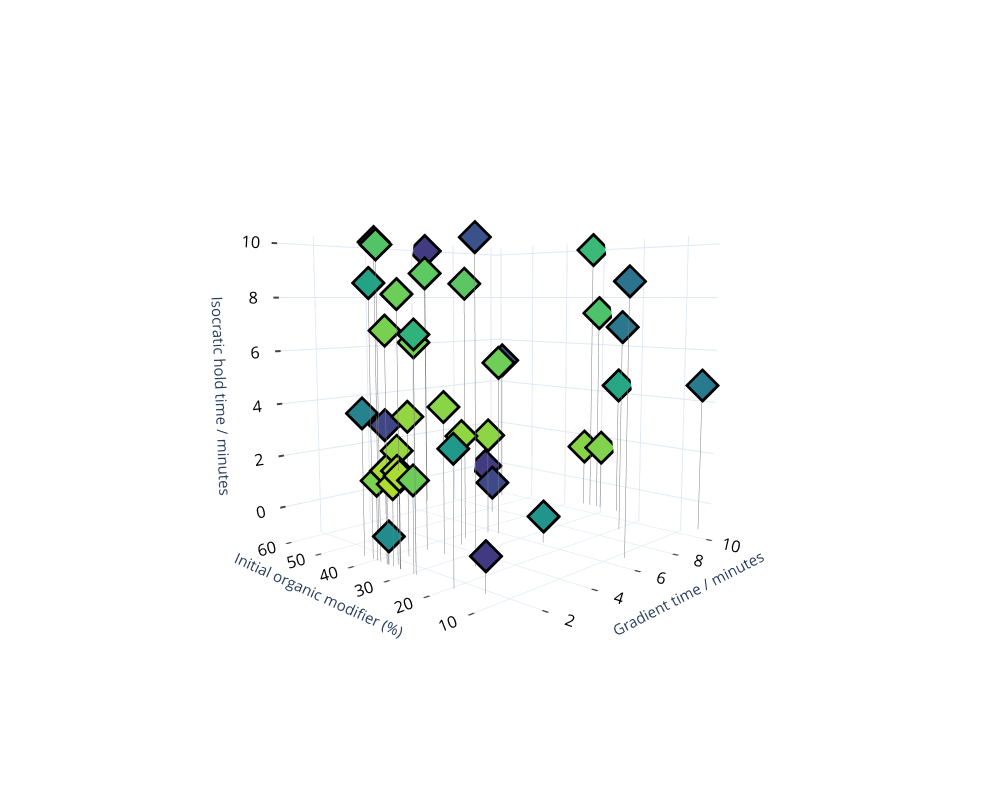

This figure's notebook cell:
### Code cell
#Figure 4. Design space for Optimisation 1

colorscale = ['rgb(68, 1, 84)', 'rgb(72, 40, 120)', 'rgb(62, 73, 137)', 'rgb(49, 104, 142)', 'rgb(38, 130, 142)', 'rgb(31, 158, 137)', 'rgb(53, 183, 121)', 'rgb(110, 206, 88)', 'rgb(181, 222, 43)']
colorscale.reverse()
colorscale = pc.make_colorscale(colorscale)

def rotate_z(x, y, z, theta):
    w = x+1j*y
    return np.real(np.exp(1j*theta)*w), np.imag(np.exp(1j*theta)*w), z

allVars11 = variables1.iloc[0:40,:]

xe, ye, ze = rotate_z(2.1, 1.5, 0.3, -3)
fig = px.scatter_3d(allVars11, x = "GradTime", y = "InitalOM", z = "IsoHoldTime", color = "WeightRespcmtmdHPLC018", symbol = "repeatNumb",color_continuous_scale=colorscale, labels={'GradTime':'Gradient time / minutes', 'InitalOM':'Initial organic modifier (%)',
'IsoHoldTime':'Isocratic hold time / minutes', 'WeightRespcmtmdHPLC018':"Responce"})

# Generate a pair of 3D points that corrispond to the line being drawn
xyzList = allVars11.iloc[:,[0,1,4]]
bottomList = allVars11.iloc[:,[0,1,4]]
bottomList.loc[:,"IsoHoldTime"] = -1;

x = pd.concat([xyzList.iloc[:,0],bottomList.iloc[:,0]], axis = 1)
y = pd.concat([xyzList.iloc[:,1],bottomList.iloc[:,1]], axis = 1)
z = pd.concat([xyzList.iloc[:,2],bottomList.iloc[:,2]], axis = 1)

x_lines = list()
y_lines = list()
z_lines = list()

#create the coordinate list for the lines
for p in range(0, len(x)):
    x_lines.append(x.iloc[p, 0])
    x_lines.append(x.iloc[p, 1])
    y_lines.append(y.iloc[p, 0])
    y_lines.append(y.iloc[p, 1])
    z_lines.append(z.iloc[p, 0])
    z_lines.append(z.iloc[p, 1])
    x_lines.append(None)
    y_lines.append(None)
    z_lines.append(None)
    
fig.add_trace(go.Scatter3d(
                x=x_lines,
                y=y_lines,
                z=z_lines,
                mode='lines',
                line = dict( color = "grey", width= 1, dash = 'solid')
                ))


fig.add_trace(go.Scatter3d(
                x = allVars11.iloc[0:40,0], 
                y = allVars11.iloc[0:40,1],
                z = allVars11.iloc[0:40,4], 
                mode='markers',
                marker_symbol="diamond",
                marker=dict(
                    size=12,
                    color="black",                # set color to an array/list of desired value
                    )
                ))

#Add the optimal point

# fig.add_trace(
#     go.Scatter3d(
#     mode='markers',
#         x=[optPoints.iloc[0,0]],
#         y=[optPoints.iloc[0,1]],
#         z=[optPoints.iloc[0,2]],
#         marker=dict(
#             color="red",
#             size=5,
#             symbol = 'x'
#         )
# ))

camera = dict(eye=dict(x=xe, y=ye, z=ze))
fig.update_layout(scene=dict(camera=camera,aspectmode='cube'),showlegend=True)
fig.update_traces(marker_size=8)
fig.update_coloraxes(colorscale=colorscale,
                    cmin = 0.015,
                    cmax = 0.255,
                    colorbar_title_text = "R",
                    colorbar_thickness = 20,
                    colorbar_dtick = 0.05,
                    colorbar_ticks = 'outside',
                    colorbar_tickwidth = 2,
                    colorbar_tickmode = 'array',
                    colorbar_tickvals = [0.02, 0.05, 0.10, 0.15, 0.20, 0.25],
                    colorbar_ticktext = ['0.02 (Best)', '0.05', '0.10', '0.15', '0.20', '0.25 (Worst)'],
                    colorbar_tickfont_size=20,
                    colorbar_titlefont_size = 20)

fontLayoutX = dict(
                    tickfont=dict(
                    color='black',
                    size=14),ticks='outside',tick0=0, tickwidth=4, title = dict(font = dict(size=15)))

fontLayoutY = dict(
                    tickfont=dict(
                    color='black',
                    size=14),ticks='outside',tick0=0, tickwidth=4, title = dict(font = dict(size=15)))
fontLayoutZ = dict(
                    tickfont=dict(
                    color='black',
                    size=14),ticks='outside',tick0=0, tickwidth=4, title = dict(font = dict(size=15)))

fig.update_layout(
    scene1 = dict(
                        xaxis = fontLayoutX,
                        yaxis = fontLayoutY,
                        zaxis = fontLayoutZ
                     ))

fig.data[0].marker.symbol = 'diamond'
fig.data[0].marker.size = 7
fig.data[2].marker.symbol = 'diamond'
fig.data[2].marker.size = 9

fig.update_layout(template='plotly_white',
autosize=False,
width=1000,
height=800,
showlegend=False
                 )

fig.update_coloraxes(showscale=False)

fig['data'] = (fig['data'][1:] + fig['data'][:1])

fig.show()

import plotly.io as pio
pio.write_image(fig, 'Optimisation1DesignSpace.jpg', scale=4, width=1000, height=800)

### Figure 1 — Plotly figure (JSON) as saved in the notebook; plotly's stock layout.template omitted (floating-point values rounded to 4 significant figures)
{"data": [{"line": {"color": "grey", "dash": "solid", "width": 1}, "marker": {"size": 8}, "mode": "lines", "type": "scatter3d", "x": [4.23, 4.23, null, 1.85, 1.85, null, 8.84, 8.84, null, 6.95, 6.95, null, 6, 6, null, 2.57, 2.57, null, 8.21, 8.21, null, 9.999, 9.999, null, 1.0, 1.0, null, 10.0, 10.0, null, 1.302, 1.302, null, 1.007, 1.007, null, 1.0, 1.0, null, 1.0, 1.0, null, 2.616, 2.616, null, 4.165, 4.165, null, 1.64, 1.64, null, 2.705, 2.705, null, 1.597, 1.597, null, 9.992, 9.992, null, 6.366, 6.366, null, 3.651, 3.651, null, 5.266, 5.266, null, 2.319, 2.319, null, 5.484, 5.484, null, 5.089, 5.089, null, 1.0, 1.0, null, 1.0, 1.0, null, 1.0, 1.0, null, 10.0, 10.0, null, 1.0, 1.0, null, 9.957, 9.957, null, 1.012, 1.012, null, 1.001, 1.001, null, 1.0, 1.0, null, 1.006, 1.006, null, 9.999, 9.999, null, 1.006, 1.006, null, 9.374, 9.374, null, 1.181, 1.181, null], "y": [58.1, 58.1, null, 33.25, 33.25, null, 51.39, 51.39, null, 43.25, 43.25, null, 5.46, 5.46, null, 21.06, 21.06, null, 16.19, 16.19, null, 31.59, 31.59, null, 34.5, 34.5, null, 33.34, 33.34, null, 11.03, 11.03, null, 32.83, 32.83, null, 36.61, 36.61, null, 32.27, 32.27, null, 33.74, 33.74, null, 33.73, 33.73, null, 34.67, 34.67, null, 29.79, 29.79, null, 29.55, 29.55, null, 24.56, 24.56, null, 60.0, 60.0, null, 31.41, 31.41, null, 31.6, 31.6, null, 45.49, 45.49, null, 21.38, 21.38, null, 33.29, 33.29, null, 29.15, 29.15, null, 39.08, 39.08, null, 25.76, 25.76, null, 28.84, 28.84, null, 29.28, 29.28, null, 5.0, 5.0, null, 31.08, 31.08, null, 16.17, 16.17, null, 25.19, 25.19, null, 35.38, 35.38, null, 29.82, 29.82, null, 32.54, 32.54, null, 59.99, 59.99, null, 31.18, 31.18, null], "z": [2.77, -1, null, 3.95, -1, null, 5.21, -1, null, 0.26, -1, null, 8.55, -1, null, 9.94, -1, null, 6.9, -1, null, 9.999, -1, null, 9.737, -1, null, 1.553, -1, null, 0.1961, -1, null, 2.237, -1, null, 8.494, -1, null, 5.259e-06, -1, null, 8.84, -1, null, 8.509, -1, null, 2.764, -1, null, 4.25, -1, null, 6.537, -1, null, 4.371, -1, null, 9.999, -1, null, 3.046, -1, null, 5.577, -1, null, 10.0, -1, null, 4.212e-10, -1, null, 2.805, -1, null, 2.181, -1, null, 4.06, -1, null, 2.139, -1, null, 1.623, -1, null, 8.12, -1, null, 4.67, -1, null, 1.837, -1, null, 3.431, -1, null, 6.855, -1, null, 1.819, -1, null, 7.362, -1, null, 6.933, -1, null, 0.03349, -1, null, 2.254, -1, null]}, {"marker": {"color": "black", "size": 9, "symbol": "diamond"}, "mode": "markers", "type": "scatter3d", "x": [4.23, 1.85, 8.84, 6.95, 6, 2.57, 8.21, 9.999, 1.0, 10.0, 1.302, 1.007, 1.0, 1.0, 2.616, 4.165, 1.64, 2.705, 1.597, 9.992, 6.366, 3.651, 5.266, 2.319, 5.484, 5.089, 1.0, 1.0, 1.0, 10.0, 1.0, 9.957, 1.012, 1.001, 1.0, 1.006, 9.999, 1.006, 9.374, 1.181], "y": [58.1, 33.25, 51.39, 43.25, 5.46, 21.06, 16.19, 31.59, 34.5, 33.34, 11.03, 32.83, 36.61, 32.27, 33.74, 33.73, 34.67, 29.79, 29.55, 24.56, 60.0, 31.41, 31.6, 45.49, 21.38, 33.29, 29.15, 39.08, 25.76, 28.84, 29.28, 5.0, 31.08, 16.17, 25.19, 35.38, 29.82, 32.54, 59.99, 31.18], "z": [2.77, 3.95, 5.21, 0.26, 8.55, 9.94, 6.9, 9.999, 9.737, 1.553, 0.1961, 2.237, 8.494, 5.259e-06, 8.84, 8.509, 2.764, 4.25, 6.537, 4.371, 9.999, 3.046, 5.577, 10.0, 4.212e-10, 2.805, 2.181, 4.06, 2.139, 1.623, 8.12, 4.67, 1.837, 3.431, 6.855, 1.819, 7.362, 6.933, 0.03349, 2.254]}, {"hovertemplate": "repeatNumb=1<br>Gradient time / minutes=%{x}<br>Initial organic modifier (%)=%{y}<br>Isocratic hold time / minutes=%{z}<br>Responce=%{marker.color}<extra></extra>", "legendgroup": "1", "marker": {"color": [0.1988, 0.02971, 0.1832, 0.1948, 0.1507, 0.1873, 0.1472, 0.07193, 0.05918, 0.03463, 0.2084, 0.01951, 0.09965, 0.1249, 0.05343, 0.05521, 0.02818, 0.0337, 0.04087, 0.09499, 0.2073, 0.03046, 0.04508, 0.2443, 0.1153, 0.032, 0.01938, 0.1337, 0.04617, 0.03715, 0.0462, 0.144, 0.01781, 0.1112, 0.08138, 0.03945, 0.06197, 0.04065, 0.2081, 0.02018], "coloraxis": "coloraxis", "size": 7, "symbol": "diamond"}, "mode": "markers", "name": "1", "scene": "scene", "showlegend": true, "type": "scatter3d", "x": [4.23, 1.85, 8.84, 6.95, 6, 2.57, 8.21, 9.999, 1.0, 10.0, 1.302, 1.007, 1.0, 1.0, 2.616, 4.165, 1.64, 2.705, 1.597, 9.992, 6.366, 3.651, 5.266, 2.319, 5.484, 5.089, 1.0, 1.0, 1.0, 10.0, 1.0, 9.957, 1.012, 1.001, 1.0, 1.006, 9.999, 1.006, 9.374, 1.181], "y": [58.1, 33.25, 51.39, 43.25, 5.46, 21.06, 16.19, 31.59, 34.5, 33.34, 11.03, 32.83, 36.61, 32.27, 33.74, 33.73, 34.67, 29.79, 29.55, 24.56, 60.0, 31.41, 31.6, 45.49, 21.38, 33.29, 29.15, 39.08, 25.76, 28.84, 29.28, 5.0, 31.08, 16.17, 25.19, 35.38, 29.82, 32.54, 59.99, 31.18], "z": [2.77, 3.95, 5.21, 0.26, 8.55, 9.94, 6.9, 9.999, 9.737, 1.553, 0.1961, 2.237, 8.494, 5.259e-06, 8.84, 8.509, 2.764, 4.25, 6.537, 4.371, 9.999, 3.046, 5.577, 10.0, 4.212e-10, 2.805, 2.181, 4.06, 2.139, 1.623, 8.12, 4.67, 1.837, 3.431, 6.855, 1.819, 7.362, 6.933, 0.03349, 2.254]}], "layout": {"autosize": false, "coloraxis": {"cmax": 0.255, "cmin": 0.015, "colorbar": {"dtick": 0.05, "thickness": 20, "tickfont": {"size": 20}, "tickmode": "array", "ticks": "outside", "ticktext": ["0.02 (Best)", "0.05", "0.10", "0.15", "0.20", "0.25 (Worst)"], "tickvals": [0.02, 0.05, 0.1, 0.15, 0.2, 0.25], "tickwidth": 2, "title": {"font": {"size": 20}, "text": "R"}}, "colorscale": [[0, "rgb(181, 222, 43)"], [0.125, "rgb(110, 206, 88)"], [0.25, "rgb(53, 183, 121)"], [0.375, "rgb(31, 158, 137)"], [0.5, "rgb(38, 130, 142)"], [0.625, "rgb(49, 104, 142)"], [0.75, "rgb(62, 73, 137)"], [0.875, "rgb(72, 40, 120)"], [1, "rgb(68, 1, 84)"]], "showscale": false}, "height": 800, "legend": {"title": {"text": "repeatNumb"}, "tracegroupgap": 0}, "margin": {"t": 60}, "scene": {"aspectmode": "cube", "camera": {"eye": {"x": -1.867, "y": -1.781, "z": 0.3}}, "domain": {"x": [0, 1], "y": [0, 1]}, "xaxis": {"tick0": 0, "tickfont": {"color": "black", "size": 14}, "ticks": "outside", "tickwidth": 4, "title": {"font": {"size": 15}, "text": "Gradient time / minutes"}}, "yaxis": {"tick0": 0, "tickfont": {"color": "black", "size": 14}, "ticks": "outside", "tickwidth": 4, "title": {"font": {"size": 15}, "text": "Initial organic modifier (%)"}}, "zaxis": {"tick0": 0, "tickfont": {"color": "black", "size": 14}, "ticks": "outside", "tickwidth": 4, "title": {"font": {"size": 15}, "text": "Isocratic hold time / minutes"}}}, "showlegend": false, "width": 1000}}
